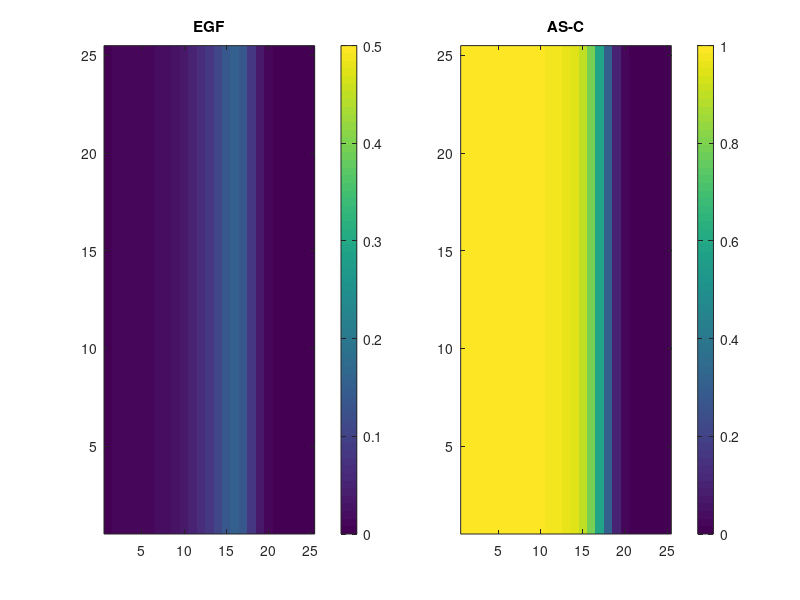

MATLAB code to generate this figure:
Tmax=200;Xmax=25;
dt=0.1;dx=1;dx2=dx*dx;
de=1;ke=1;ae=1;ea=10;
E=zeros(Xmax,Xmax,Tmax);
A=zeros(Xmax,Xmax,Tmax);A(:,1,1)=0.5;
Etemp=zeros(Xmax,Xmax);Eright=Etemp;Eleft=Etemp;Eup=Etemp;Edown=Etemp;
for T=1:Tmax-1
    Etemp=E(:,:,T);
    Eright(:,Xmax)=Etemp(:,Xmax);Eright(:,1:Xmax-1)=Etemp(:,2:Xmax);
    Eleft(:,1)=Etemp(:,1);Eleft(:,2:Xmax)=Etemp(:,1:Xmax-1);
    Eup(Xmax,:)=Etemp(Xmax,:);Eup(1:Xmax-1,:)=Etemp(2:Xmax,:);
    Edown(1,:)=Etemp(1,:);Edown(2:Xmax,:)=Etemp(1:Xmax-1,:);
    E(:,:,T+1)=dt*(de*(Eright+Eleft+Eup+Edown-4*Etemp)/dx2-ke*E(:,:,T)+ae*A(:,:,T).*(1-A(:,:,T)))+E(:,:,T);
    A(:,:,T+1)=dt*(ea*(1-A(:,:,T)).*E(:,:,T))+A(:,:,T);
end
figure('Position',[0 400 1000 250]);
for T=1:10:100
    subplot(1,2,1);imagesc(E(:,:,T),[0 0.5]);set(gca,'YDir','normal');title('EGF');colorbar;
    subplot(1,2,2);imagesc(A(:,:,T),[0 1]);set(gca,'YDir','normal');title('AS-C');colorbar;
    pause(0.001);
end